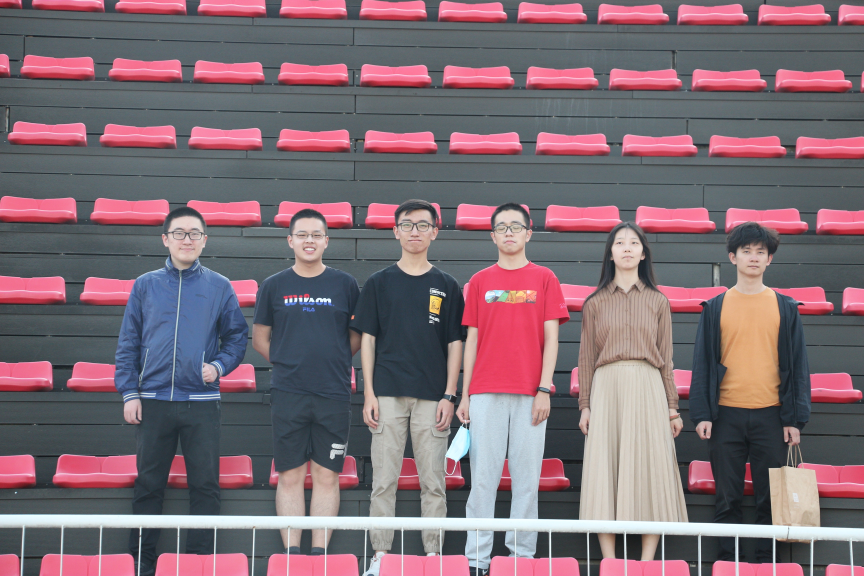
#> input picture PerfectPhotoMaker/material/test10/IMG_3574.JPG, 2592 x 1728 px (shown at 1/3 size)
$ python Q2_2.py ../../../PerfectPhotoMaker/material/test10/IMG_3574.JPG ../../../PerfectPhotoMaker/material/test10/IMG_3579.JPG ../../../PerfectPhotoMaker/material/test10/IMG_3579.JPG out.png
#> lines starting #> are read from the running program, lines starting #| are printed output that depends on the picture; after the words box and inside, x2 and y2 are one past the last pixel; in counts of white or black regions, pixels touching at a corner belong together
import scipy.sparse
import numpy as np
import cv2
from scipy.sparse.linalg import spsolve
import sys
def MaskIndicies(mask):
    nonzeros = np.nonzero(mask)
    indices = []
    for i in range(len(nonzeros[0])):
        indices.append((nonzeros[0][i], nonzeros[1][i]))
    return indices
def GetSurrounding(index, pic_col):
    i,j = index
    return [(i,j+pic_col),(i,j-pic_col),(i,j+1),(i,j-1)]

def CommonLaplacianMatrix(bg_row, bg_col):
    laplacianDiagPart = scipy.sparse.lil_matrix((bg_col, bg_col))
    laplacianDiagPart.setdiag(4)
    laplacianDiagPart.setdiag(-1, -1)
    laplacianDiagPart.setdiag(-1, 1)

    laplacianMatrix = scipy.sparse.block_diag([laplacianDiagPart] * bg_row).tolil()

    laplacianMatrix.setdiag(-1, bg_col)
    laplacianMatrix.setdiag(-1, -1*bg_col)

    return laplacianMatrix

def PossionBlending(source, target, mask, offset):
    # shape of mask and source is same as shape of background.
    bg_row, bg_col, _ = target.shape

    mat_A = CommonLaplacianMatrix(bg_row, bg_col)
    laplacian = mat_A.tocsc()

    # The regions that the not in the mask, we reset the laplacian
    # if taking the laplacian, the point will have a 4 in this position and four -1 in the same row at k+1,k-1,k+col,k-col
    # If do not take laplacian, set 4 back to 1 and others to 0
    for r in range(1, bg_row - 1):
        for c in range(1, bg_col - 1):
            if mask[r, c] == 0:
                k = c + r * bg_col
                mat_A[k, k] = 1
                for s in GetSurrounding((k,k), bg_col):
                    mat_A[s[0],s[1]] = 0

    mat_A = mat_A.tocsc()

    mask_flat = mask.flatten()
    for alpha in range(3):
        source_flat = source[:, :, alpha].flatten()
        target_flat = target[:, :, alpha].flatten()

        # inside the mask
        # print(laplacian.shape)
        mat_b = laplacian.dot(source_flat)
        # print(mat_b.shape)

        # outside the mask:
        for i in range(len(mask_flat)):
            if mask_flat[i] == 0:
                mat_b[i] = target_flat[i]

        blendedSource = spsolve(mat_A, mat_b)
        blendedSource = blendedSource.reshape((bg_row, bg_col))

        for i in range(bg_row):
            for j in range(bg_col):
                if blendedSource[i, j] > 255:
                    blendedSource[i, j] = 255
                if blendedSource[i, j] < 0:
                    blendedSource[i, j] = 0
        blendedSource = np.uint8(blendedSource)

        target[0:bg_row, 0:bg_col, alpha] = blendedSource

    return target
def ImageResize(img, ratio):
    row = img.shape[0]
    col = img.shape[1]
    ret = cv2.resize(img,(int(col*ratio),int(row*ratio)))
    return ret
if __name__ == "__main__":
    src_path = sys.argv[1]
    tgt_path = sys.argv[2]
    mask_path = sys.argv[3]
    result_path = sys.argv[4]

    source = cv2.imread(src_path)
#> source is the input picture: shape (1728, 2592, 3); mean B, G, R 116.2, 107.7, 127.4
    target = cv2.imread(tgt_path)
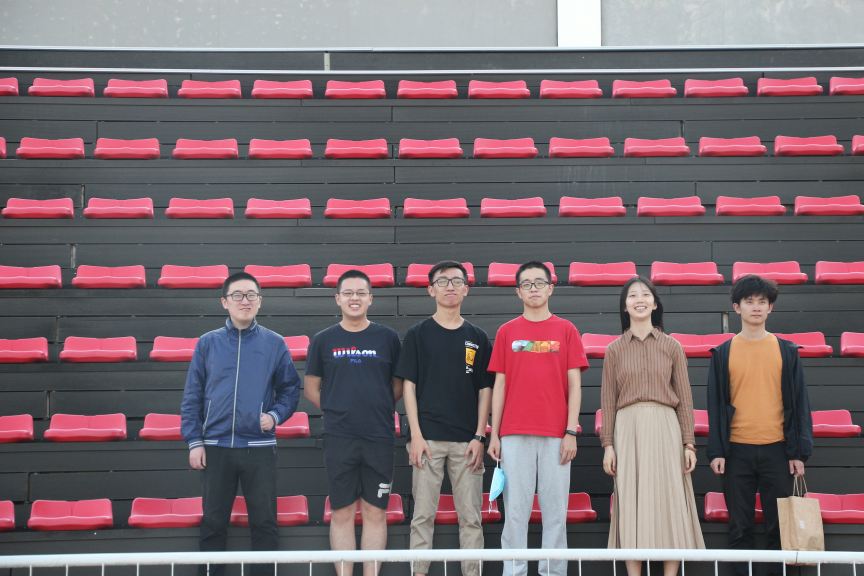
#> input picture PerfectPhotoMaker/material/test10/IMG_3579.JPG, 2592 x 1728 px (shown at 1/3 size)
#> target is the input picture: shape (1728, 2592, 3); mean B, G, R 110, 103.8, 121.9
    mask = cv2.imread(mask_path, cv2.IMREAD_GRAYSCALE)
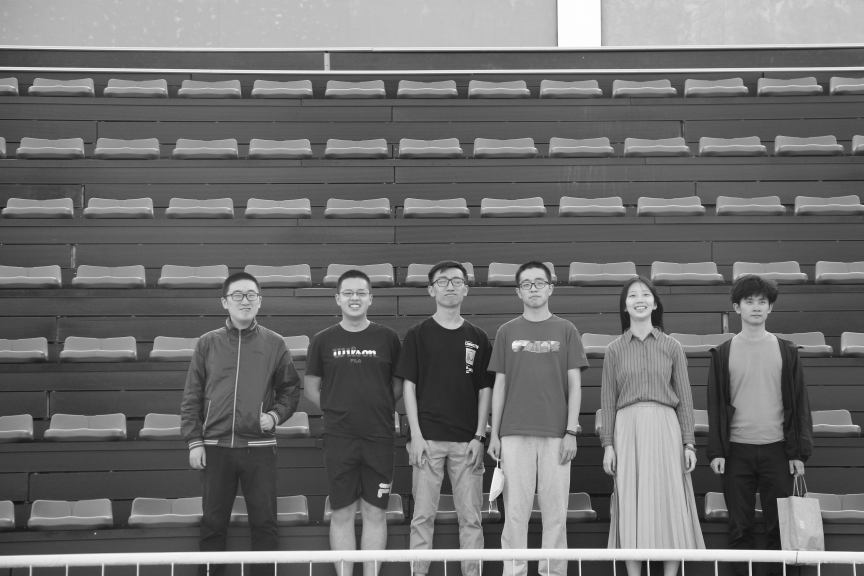
#> mask: shape (1728, 2592) (shown at 1/3 size); min 16, max 255, mean 109.9

    ratio = 0.2
    source = ImageResize(source, ratio)
    target = ImageResize(target, ratio)
#> call 2 of ImageResize, with ratio = 0.2
#> in ImageResize (call 2), `ret = cv2.resize(img,(int(col*ratio),int(row*ratio)))`:
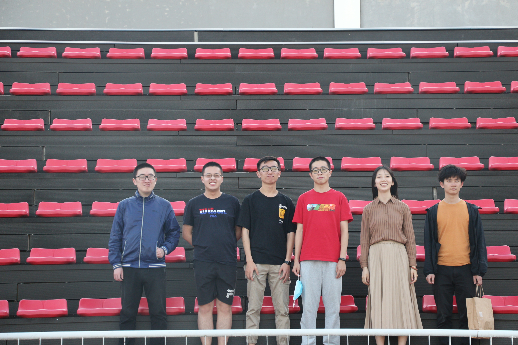
#> ret: shape (345, 518, 3); mean B, G, R 109.9, 103.8, 121.9
    mask = ImageResize(mask, ratio)
#> call 3 of ImageResize, with ratio = 0.2
#> in ImageResize (call 3), `ret = cv2.resize(img,(int(col*ratio),int(row*ratio)))`:
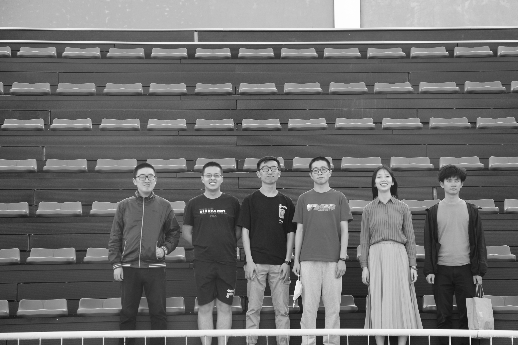
#> ret: shape (345, 518); min 18, max 255, mean 109.9

    bg_row,bg_col, _ = target.shape
#> bg_row = 345; bg_col = 518
    offset = (100,400)

     # position mask and source to the offset position
    M = np.float32([[1,0,offset[0]],[0,1,offset[1]]])
    source = cv2.warpAffine(source,M,(bg_col,bg_row))
#> source: shape (345, 518, 3); every value is 0
    mask = cv2.warpAffine(mask,M,(bg_col,bg_row))
#> mask: shape (345, 518); every value is 0
    cv2.imshow("SetPosition",source)
    cv2.imwrite(result_path + "SetPosition.jpg", ImageResize(source, 1/ratio))
#> in ImageResize (call 4), `ret = cv2.resize(img,(int(col*ratio),int(row*ratio)))`: ret: shape (1725, 2590, 3); every value is 0
    print("PRESS ENTER TO PROCEED")
    cv2.waitKey(0)

    unblendedImg = target
    for i in range(bg_row):
        for j in range(bg_col):
            if mask[i,j] != 0:
                unblendedImg[i,j] = source[i,j]
    cv2.imshow("NonBlended", unblendedImg)
    cv2.imwrite(result_path + "NonBlended.jpg", ImageResize(unblendedImg, 1/ratio))
#> in ImageResize (call 5), `ret = cv2.resize(img,(int(col*ratio),int(row*ratio)))`:
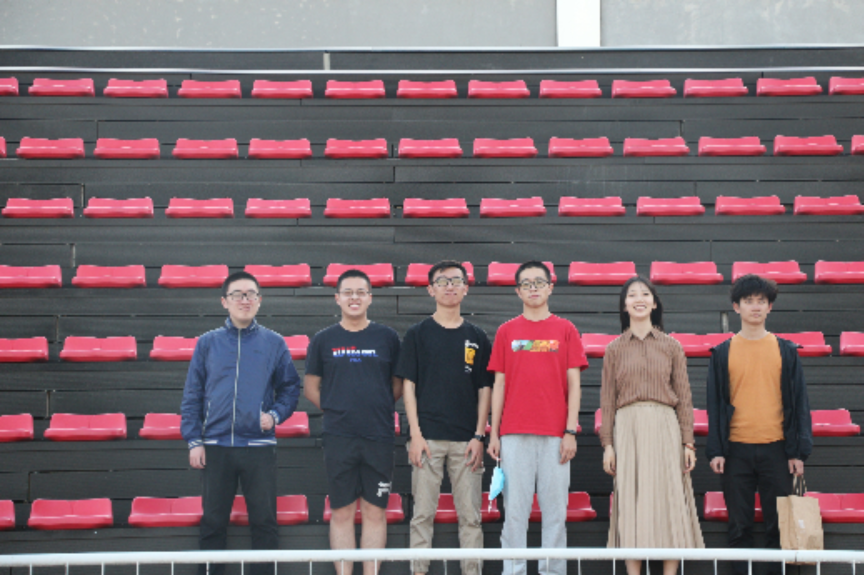
#> ret: shape (1725, 2590, 3) (shown at 1/3 size); mean B, G, R 109.8, 103.7, 121.8
    print("PRESS ENTER TO PROCEED")
    cv2.waitKey(0)

    result = PossionBlending(source, target, mask, offset)
#> the loop in PossionBlending, `for alpha in range(3):` made 3 passes
#> pass 1, in PossionBlending, `blendedSource = blendedSource.reshape((bg_row, bg_col))`:
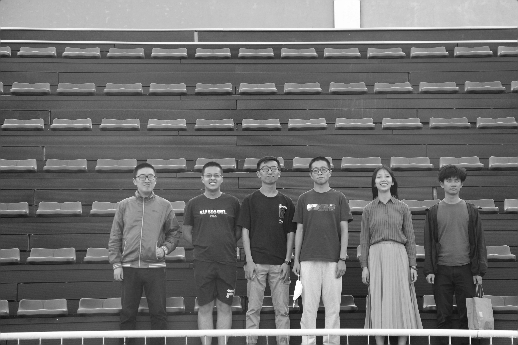
#> blendedSource: shape (345, 518) float64; min 7, max 255, mean 109.9
#> after the loop in PossionBlending, `for alpha in range(3):`:
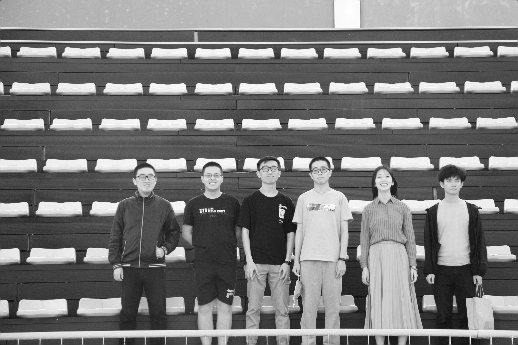
#> blendedSource: shape (345, 518); min 12, max 255, mean 121.9
#> after the loop in PossionBlending, `for alpha in range(3):`: target: shape (345, 518, 3); 0.95% of pixels changed, all inside (x1, y1, x2, y2) = (0, 0, 518, 345)

    cv2.imshow("PossionBlending", result)
    cv2.imwrite(result_path + "PossionBlending.jpg", ImageResize(result,1/ratio))
    print("PRESS ENTER TO PROCEED")
    cv2.waitKey(0)
    cv2.destroyAllWindows()
